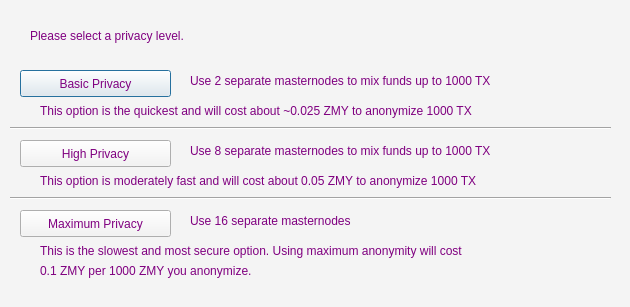
<?xml version="1.0" encoding="UTF-8"?>
<ui version="4.0">
 <class>DarksendConfig</class>
 <widget class="QDialog" name="DarksendConfig">
  <property name="geometry">
   <rect>
    <x>0</x>
    <y>0</y>
    <width>630</width>
    <height>307</height>
   </rect>
  </property>
  <property name="windowTitle">
   <string>Configure Darksend</string>
  </property>
  <property name="styleSheet">
   <string notr="true">color: rgb(204, 155, 68);
background-color: rgb(244, 244, 244);</string>
  </property>
  <widget class="QPushButton" name="buttonBasic">
   <property name="geometry">
    <rect>
     <x>20</x>
     <y>70</y>
     <width>151</width>
     <height>27</height>
    </rect>
   </property>
   <property name="styleSheet">
    <string notr="true">color: #800080;</string>
   </property>
   <property name="text">
    <string>Basic Privacy</string>
   </property>
  </widget>
  <widget class="QPushButton" name="buttonHigh">
   <property name="geometry">
    <rect>
     <x>20</x>
     <y>140</y>
     <width>151</width>
     <height>27</height>
    </rect>
   </property>
   <property name="styleSheet">
    <string notr="true">color: #800080;</string>
   </property>
   <property name="text">
    <string>High Privacy</string>
   </property>
  </widget>
  <widget class="QPushButton" name="buttonMax">
   <property name="geometry">
    <rect>
     <x>20</x>
     <y>210</y>
     <width>151</width>
     <height>27</height>
    </rect>
   </property>
   <property name="styleSheet">
    <string notr="true">color: #800080;</string>
   </property>
   <property name="text">
    <string>Maximum Privacy</string>
   </property>
  </widget>
  <widget class="QLabel" name="label">
   <property name="geometry">
    <rect>
     <x>30</x>
     <y>20</y>
     <width>571</width>
     <height>31</height>
    </rect>
   </property>
   <property name="styleSheet">
    <string notr="true">color: #800080;</string>
   </property>
   <property name="text">
    <string>Please select a privacy level.</string>
   </property>
  </widget>
  <widget class="QLabel" name="label_2">
   <property name="geometry">
    <rect>
     <x>190</x>
     <y>70</y>
     <width>421</width>
     <height>21</height>
    </rect>
   </property>
   <property name="styleSheet">
    <string notr="true">color: #800080;</string>
   </property>
   <property name="text">
    <string>Use 2 separate masternodes to mix funds up to 1000 TX</string>
   </property>
  </widget>
  <widget class="QLabel" name="label_3">
   <property name="geometry">
    <rect>
     <x>190</x>
     <y>140</y>
     <width>411</width>
     <height>21</height>
    </rect>
   </property>
   <property name="styleSheet">
    <string notr="true">color: #800080;</string>
   </property>
   <property name="text">
    <string>Use 8 separate masternodes to mix funds up to 1000 TX</string>
   </property>
  </widget>
  <widget class="QLabel" name="label_4">
   <property name="geometry">
    <rect>
     <x>190</x>
     <y>210</y>
     <width>421</width>
     <height>21</height>
    </rect>
   </property>
   <property name="styleSheet">
    <string notr="true">color: #800080;</string>
   </property>
   <property name="text">
    <string>Use 16 separate masternodes</string>
   </property>
  </widget>
  <widget class="QLabel" name="label_6">
   <property name="geometry">
    <rect>
     <x>40</x>
     <y>100</y>
     <width>561</width>
     <height>21</height>
    </rect>
   </property>
   <property name="styleSheet">
    <string notr="true">color: #800080;</string>
   </property>
   <property name="text">
    <string>This option is the quickest and will cost about ~0.025 ZMY to anonymize 1000 TX</string>
   </property>
  </widget>
  <widget class="QLabel" name="label_7">
   <property name="geometry">
    <rect>
     <x>40</x>
     <y>170</y>
     <width>561</width>
     <height>21</height>
    </rect>
   </property>
   <property name="styleSheet">
    <string notr="true">color: #800080;</string>
   </property>
   <property name="text">
    <string>This option is moderately fast and will cost about 0.05 ZMY to anonymize 1000 TX</string>
   </property>
  </widget>
  <widget class="QLabel" name="label_8">
   <property name="geometry">
    <rect>
     <x>40</x>
     <y>240</y>
     <width>561</width>
     <height>21</height>
    </rect>
   </property>
   <property name="styleSheet">
    <string notr="true">color: #800080;</string>
   </property>
   <property name="text">
    <string>This is the slowest and most secure option. Using maximum anonymity will cost</string>
   </property>
  </widget>
  <widget class="QLabel" name="label_9">
   <property name="geometry">
    <rect>
     <x>40</x>
     <y>260</y>
     <width>561</width>
     <height>21</height>
    </rect>
   </property>
   <property name="styleSheet">
    <string notr="true">color: #800080;</string>
   </property>
   <property name="text">
    <string>0.1 ZMY per 1000 ZMY you anonymize.</string>
   </property>
  </widget>
  <widget class="Line" name="line">
   <property name="geometry">
    <rect>
     <x>10</x>
     <y>120</y>
     <width>601</width>
     <height>16</height>
    </rect>
   </property>
   <property name="orientation">
    <enum>Qt::Horizontal</enum>
   </property>
  </widget>
  <widget class="Line" name="line_2">
   <property name="geometry">
    <rect>
     <x>10</x>
     <y>190</y>
     <width>601</width>
     <height>16</height>
    </rect>
   </property>
   <property name="orientation">
    <enum>Qt::Horizontal</enum>
   </property>
  </widget>
 </widget>
 <resources/>
 <connections/>
</ui>
